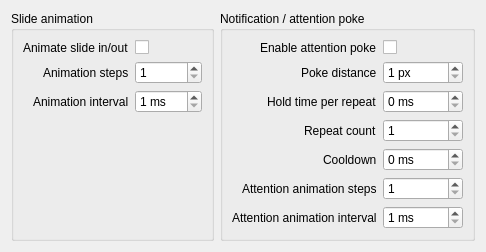
     <widget class="QWidget" name="tabAnimationNotification">
      <attribute name="title"><string>Animations</string></attribute>
      <layout class="QHBoxLayout" name="animationNotificationColumns">
       <item>
        <widget class="QGroupBox" name="groupSlideAnimation">
         <property name="title"><string>Slide animation</string></property>
         <layout class="QFormLayout" name="formAnimation">
<property name="formAlignment"><set>Qt::AlignHCenter|Qt::AlignTop</set></property>
<property name="labelAlignment"><set>Qt::AlignRight</set></property>
          <item row="0" column="0"><widget class="QLabel" name="label_animate"><property name="text"><string>Animate slide in/out</string></property><property name="toolTip"><string>Enable smooth movement. Disable for instant show/hide.</string></property></widget></item>
          <item row="0" column="1"><widget class="QCheckBox" name="kcfg_animate"><property name="toolTip"><string>Controls normal reveal/hide animation, not notification poke timing.</string></property></widget></item>
          <item row="1" column="0"><widget class="QLabel" name="label_steps"><property name="text"><string>Animation steps</string></property><property name="toolTip"><string>Number of movement steps for normal reveal/hide animation.</string></property></widget></item>
          <item row="1" column="1"><widget class="QSpinBox" name="kcfg_animationSteps"><property name="toolTip"><string>More steps is smoother but slower.</string></property><property name="minimum"><number>1</number></property><property name="maximum"><number>80</number></property></widget></item>
          <item row="2" column="0"><widget class="QLabel" name="label_interval"><property name="text"><string>Animation interval</string></property><property name="toolTip"><string>Delay between normal animation steps.</string></property></widget></item>
          <item row="2" column="1"><widget class="QSpinBox" name="kcfg_animationIntervalMs"><property name="toolTip"><string>Lower values move faster.</string></property><property name="suffix"><string> ms</string></property><property name="minimum"><number>1</number></property><property name="maximum"><number>100</number></property></widget></item>
         </layout>
        </widget>
       </item>
       <item>
        <widget class="QGroupBox" name="groupAttention">
         <property name="title"><string>Notification / attention poke</string></property>
         <layout class="QFormLayout" name="formAttention">
<property name="formAlignment"><set>Qt::AlignHCenter|Qt::AlignTop</set></property>
<property name="labelAlignment"><set>Qt::AlignRight</set></property>
          <item row="0" column="0"><widget class="QLabel" name="label_attn_enabled"><property name="text"><string>Enable attention poke</string></property><property name="toolTip"><string>Animate a docked hidden window when it demands attention.</string></property></widget></item>
          <item row="0" column="1"><widget class="QCheckBox" name="kcfg_attentionPokeEnabled"><property name="toolTip"><string>Some apps may not set the window-attention flag; this depends on the app.</string></property></widget></item>
          <item row="1" column="0"><widget class="QLabel" name="label_attn_pixels"><property name="text"><string>Poke distance</string></property><property name="toolTip"><string>How far inward the window moves during each notification poke.</string></property></widget></item>
          <item row="1" column="1"><widget class="QSpinBox" name="kcfg_attentionPokePixels"><property name="toolTip"><string>Higher values make the notification movement more visible.</string></property><property name="suffix"><string> px</string></property><property name="minimum"><number>1</number></property><property name="maximum"><number>500</number></property></widget></item>
          <item row="2" column="0"><widget class="QLabel" name="label_attn_hold"><property name="text"><string>Hold time per repeat</string></property><property name="toolTip"><string>How long the window pauses at the inward position on each repeat. Low values act like a bounce.</string></property></widget></item>
          <item row="2" column="1"><widget class="QSpinBox" name="kcfg_attentionPokeHoldMs"><property name="toolTip"><string>Use around 50-150 ms for bounce-like movement, or higher values for a peek.</string></property><property name="suffix"><string> ms</string></property><property name="minimum"><number>0</number></property><property name="maximum"><number>30000</number></property></widget></item>
          <item row="3" column="0"><widget class="QLabel" name="label_repeat"><property name="text"><string>Repeat count</string></property><property name="toolTip"><string>How many times to move inward and back. 1=single peek, 2+=bounce/repeated peek.</string></property></widget></item>
          <item row="3" column="1"><widget class="QSpinBox" name="kcfg_attentionRepeatCount"><property name="toolTip"><string>Set to 2 or 3 with a low hold time for a bounce effect.</string></property><property name="minimum"><number>1</number></property><property name="maximum"><number>20</number></property></widget></item>
          <item row="4" column="0"><widget class="QLabel" name="label_cd"><property name="text"><string>Cooldown</string></property><property name="toolTip"><string>Minimum delay before the same window can poke again from app attention events.</string></property></widget></item>
          <item row="4" column="1"><widget class="QSpinBox" name="kcfg_attentionPokeCooldownMs"><property name="toolTip"><string>Manual preview ignores this cooldown.</string></property><property name="suffix"><string> ms</string></property><property name="minimum"><number>0</number></property><property name="maximum"><number>60000</number></property></widget></item>
          <item row="5" column="0"><widget class="QLabel" name="label_attentionSteps"><property name="text"><string>Attention animation steps</string></property><property name="toolTip"><string>Number of movement steps used only for notification poke animation.</string></property></widget></item>
          <item row="5" column="1"><widget class="QSpinBox" name="kcfg_attentionAnimationSteps"><property name="minimum"><number>1</number></property><property name="maximum"><number>80</number></property></widget></item>
          <item row="6" column="0"><widget class="QLabel" name="label_attentionInterval"><property name="text"><string>Attention animation interval</string></property><property name="toolTip"><string>Delay between notification animation steps.</string></property></widget></item>
          <item row="6" column="1"><widget class="QSpinBox" name="kcfg_attentionAnimationIntervalMs"><property name="toolTip"><string>Lower values move faster.</string></property><property name="suffix"><string> ms</string></property><property name="minimum"><number>1</number></property><property name="maximum"><number>100</number></property></widget></item>
         </layout>
        </widget>
       </item>
      </layout>
     </widget>
